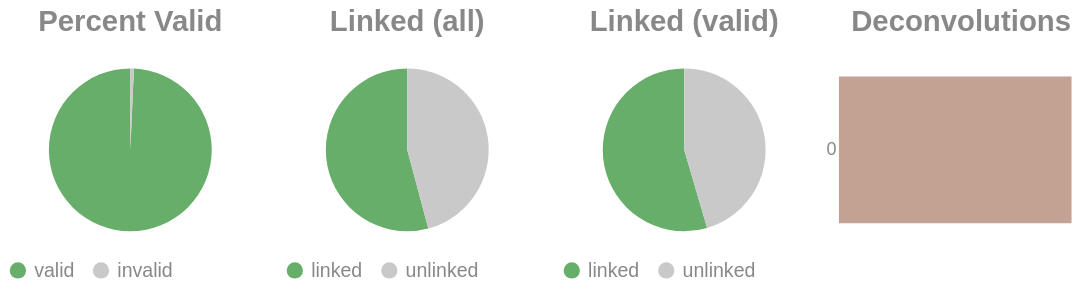

The notebook cell saved with this chart:
### Code cell
if SKIPLR:
    pass
else:
    clash = Counter()
    for i in valids['molecule'].to_list():
        _mol = i.split("-")
        if len(_mol) == 1:
            clash.update('0')
        else:
            clash.update(_mol[-1])

    _d = {"deconvolutions": [], 'count': []}
    for k,v in clash.items():
        _d['deconvolutions'].append(k)
        _d['count'].append(v)

    tot_valid = valids['reads'].sum()
    mask = valids['reads'] >= 2
    n_linked_reads = valids.filter(mask)['reads'].sum()
    if n_linked_reads == 0:
        print_html("No linked molecules (>=2 reads) were detected; skipping linked-only distributions.")
        SKIPLR = True
    else:
        perc_valid = round(tot_valid / n_reads, 4)
        linked_perc_abs = round(n_linked_reads / n_reads, 4)
        linked_perc = round(n_linked_reads / tot_valid, 4)

    _valid = pl.DataFrame({"valids": ['valid', 'invalid'], "count": [tot_valid, n_reads - tot_valid]})
    _linked_abs = pl.DataFrame({"linked (absolute)": ['linked', 'unlinked'], "count": [n_linked_reads, n_reads - n_linked_reads]})
    _linked_rel = pl.DataFrame({"linked (valids)": ['linked', 'unlinked'], "count": [n_linked_reads, tot_valid - n_linked_reads]})

    (
        alt.hconcat(
            piechart(_valid, goodval = 'valid', title = "Percent Valid"),
            piechart(_linked_abs, goodval = "linked", title =  "Linked (all)"),
            piechart(_linked_rel, goodval = "linked", title =  "Linked (valid)"),
            convolutionbar(pl.DataFrame(_d), title = "Deconvolutions"),
            center = True,
            bounds = 'flush'
        )
        .resolve_scale(color='independent')
        .resolve_legend('independent')
        .properties(usermeta={'embedOptions': {"actions": False}})
    ).display()

### Figure 1 — Vega-Lite specification as saved in the notebook (floating-point values rounded to 4 significant figures)
{"width": "container", "height": 400, "config": {"title": {"anchor": "start", "dy": -15, "fontSize": 18, "color": "#888888", "subtitleColor": "#888888", "subtitleFontSize": 14}, "arc": {"fill": "#0072B2"}, "axis": {"domainColor": "#888888", "domainWidth": 0.5, "gridWidth": 0.2, "grid": false, "titleFontWeight": 400, "titleFontSize": 15, "labelFontSize": 11, "labelColor": "#888888", "tickColor": "#888888", "tickWidth": 0.2, "titleColor": "#888888"}, "axisBand": {"grid": false}, "axisX": {"grid": true, "tickSize": 10, "domainCap": "round"}, "axisY": {"domain": false, "grid": true, "tickSize": 0, "domainCap": "round"}, "background": "transparent", "header": {"labelFontSize": 15, "labelColor": "#888888", "titleFontSize": 15, "titleFontWeight": 600, "titleColor": "#888888"}, "legend": {"labelFont": "sans-serif", "labelFontSize": 12, "labelColor": "#888888", "symbolSize": 100, "symbolType": "circle", "titleFontSize": 12, "titlePadding": 10, "titleColor": "#888888", "title": null}, "range": {"category": ["#E69F00", "#56B4E9", "#009E73", "#F0E442", "#0072B2", "#D55E00", "#CC79A7", "#000000"], "diverging": ["#cfe8f3", "#a2d4ec", "#73bfe2", "#46abdb", "#1696d2", "#12719e"]}, "area": {"fill": "#0072B2", "fillOpacity": 0.7, "line": true, "strokeOpacity": 0.7}, "line": {"color": "#0072B2", "stroke": "#0072B2", "strokeWidth": 2}, "trail": {"color": "#0072B2", "stroke": "#0072B2", "strokeWidth": 0, "size": 1}, "point": {"filled": true, "fillOpacity": 1.0, "size": 95}, "text": {"color": "#888888", "fontSize": 11, "align": "right", "fontWeight": 400, "size": 11}, "bar": {"fill": "#0072B2", "stroke": null}, "view": {"stroke": null, "continuousWidth": 660, "continuousHeight": 400}}, "hconcat": [{"data": {"name": "data-12ade3d75f89ee2cadf7dbcb6b5f05c4"}, "mark": {"type": "arc"}, "encoding": {"color": {"field": "valids", "legend": {"orient": "bottom", "title": null}, "scale": {"domain": ["valid", "invalid"], "range": ["#68ae6b", "#C9C9C9"]}, "title": "Valids", "type": "nominal"}, "theta": {"field": "count", "type": "quantitative"}, "tooltip": [{"field": "valids", "title": "Valids", "type": "ordinal"}, {"field": "percent", "format": ".2%", "title": "Percent", "type": "quantitative"}, {"field": "count", "title": "Count", "type": "quantitative"}]}, "height": 100, "title": {"text": "Percent Valid", "align": "center", "anchor": "middle"}, "transform": [{"calculate": "datum.count / 14077329", "as": "percent"}], "width": 150}, {"data": {"name": "data-93ff1915d0b8cfdbd86527368d97cd23"}, "mark": {"type": "arc"}, "encoding": {"color": {"field": "linked (absolute)", "legend": {"orient": "bottom", "title": null}, "scale": {"domain": ["linked", "unlinked"], "range": ["#68ae6b", "#C9C9C9"]}, "title": "Linked (Absolute)", "type": "nominal"}, "theta": {"field": "count", "type": "quantitative"}, "tooltip": [{"field": "linked (absolute)", "title": "Linked (Absolute)", "type": "ordinal"}, {"field": "percent", "format": ".2%", "title": "Percent", "type": "quantitative"}, {"field": "count", "title": "Count", "type": "quantitative"}]}, "height": 100, "title": {"text": "Linked (all)", "align": "center", "anchor": "middle"}, "transform": [{"calculate": "datum.count / 14077329", "as": "percent"}], "width": 150}, {"data": {"name": "data-23215db3f3ca45abcf16e0563976ec54"}, "mark": {"type": "arc"}, "encoding": {"color": {"field": "linked (valids)", "legend": {"orient": "bottom", "title": null}, "scale": {"domain": ["linked", "unlinked"], "range": ["#68ae6b", "#C9C9C9"]}, "title": "Linked (Valids)", "type": "nominal"}, "theta": {"field": "count", "type": "quantitative"}, "tooltip": [{"field": "linked (valids)", "title": "Linked (Valids)", "type": "ordinal"}, {"field": "percent", "format": ".2%", "title": "Percent", "type": "quantitative"}, {"field": "count", "title": "Count", "type": "quantitative"}]}, "height": 100, "title": {"text": "Linked (valid)", "align": "center", "anchor": "middle"}, "transform": [{"calculate": "datum.count / 13977923", "as": "percent"}], "width": 150}, {"data": {"name": "data-345555625642b6645a8b930eeaa0c277"}, "mark": {"type": "bar"}, "encoding": {"color": {"field": "deconvolutions", "legend": null, "scale": {"scheme": "lightgreyred"}, "type": "nominal"}, "tooltip": [{"field": "deconvolutions", "title": "Deconvolutions", "type": "ordinal"}, {"field": "percent", "format": ".2%", "title": "Percent", "type": "quantitative"}, {"field": "count", "title": "Count", "type": "quantitative"}], "x": {"axis": null, "field": "count", "type": "quantitative"}, "y": {"field": "deconvolutions", "sort": "ascending", "title": null, "type": "nominal"}}, "height": 100, "title": {"text": "Deconvolutions", "align": "center", "anchor": "middle"}, "transform": [{"calculate": "datum.count / 8567024", "as": "percent"}], "width": 150}], "bounds": "flush", "center": true, "resolve": {"legend": {"angle": "independent"}, "scale": {"color": "independent"}}, "usermeta": {"embedOptions": {"actions": false}}, "$schema": "https://vega.github.io/schema/vega-lite/v6.1.0.json", "datasets": {"data-12ade3d75f89ee2cadf7dbcb6b5f05c4": [{"valids": "valid", "count": 13977923}, {"valids": "invalid", "count": 99406}], "data-93ff1915d0b8cfdbd86527368d97cd23": [{"linked (absolute)": "linked", "count": 7625159}, {"linked (absolute)": "unlinked", "count": 6452170}], "data-23215db3f3ca45abcf16e0563976ec54": [{"linked (valids)": "linked", "count": 7625159}, {"linked (valids)": "unlinked", "count": 6352764}], "data-345555625642b6645a8b930eeaa0c277": [{"deconvolutions": "0", "count": 8567024}]}}
